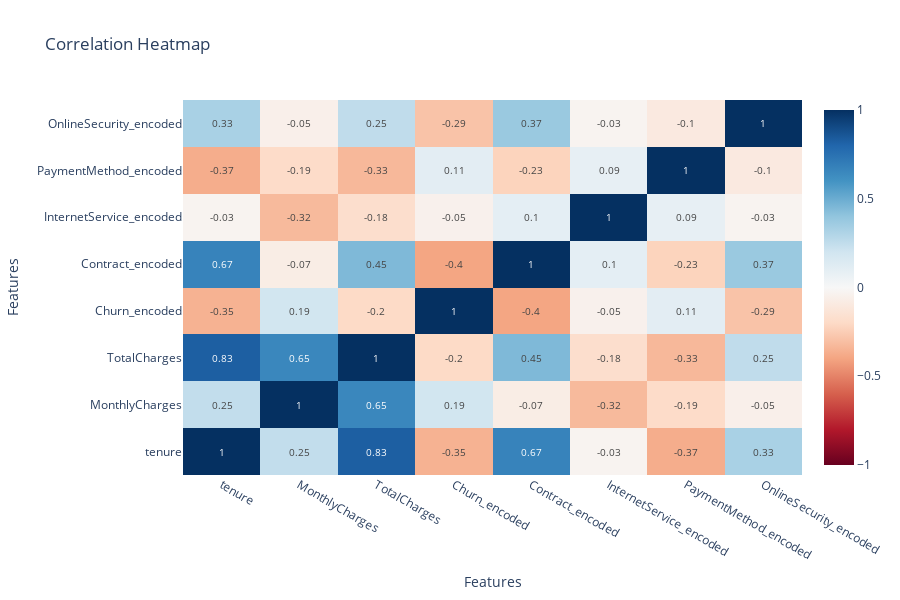

Notebook source saved alongside this figure:
### Markdown cell above
<span style="color:black; background-color:yellow; font-size:25px; font-weight:bold">
    🔍 Correlation Analysis
</span>

### Code cell
# Encode categorical variables for correlation
df_encoded = df.copy()

# Encode target
df_encoded['Churn_encoded'] = df_encoded['Churn'].map({'No': 0, 'Yes': 1})

# Select and encode key categorical variables
from sklearn.preprocessing import LabelEncoder
le = LabelEncoder()

categorical_to_encode = ['Contract', 'InternetService', 'PaymentMethod', 
                        'OnlineSecurity', 'TechSupport', 'PaperlessBilling']

for col in categorical_to_encode:
    df_encoded[col + '_encoded'] = le.fit_transform(df_encoded[col])

# Correlation matrix
corr_cols = ['tenure', 'MonthlyCharges', 'TotalCharges', 'Churn_encoded',
            'Contract_encoded', 'InternetService_encoded', 
            'PaymentMethod_encoded', 'OnlineSecurity_encoded']

corr_matrix = df_encoded[corr_cols].corr()

# Plot correlation heatmap
fig = go.Figure(data=go.Heatmap(
    z=corr_matrix.values,
    x=corr_matrix.columns,
    y=corr_matrix.columns,
    colorscale='RdBu',
    zmid=0,
    text=np.round(corr_matrix.values, 2),
    texttemplate='%{text}',
    textfont={"size": 10}
))

fig.update_layout(
    title=' Correlation Heatmap',
    height=600,
    xaxis_title="Features",
    yaxis_title="Features"
)

fig.show()

print("Top Correlations with Churn:")
churn_corr = corr_matrix['Churn_encoded'].sort_values(ascending=False)
for feature, corr in churn_corr.items():
    if feature != 'Churn_encoded' and abs(corr) > 0.1:
        print(f"  {feature}: {corr:.3f}")

### Figure 1 — Plotly figure (JSON) as saved in the notebook; plotly's stock layout.template omitted (floating-point values rounded to 4 significant figures)
{"data": [{"colorscale": [[0, "rgb(103,0,31)"], [0.1, "rgb(178,24,43)"], [0.2, "rgb(214,96,77)"], [0.3, "rgb(244,165,130)"], [0.4, "rgb(253,219,199)"], [0.5, "rgb(247,247,247)"], [0.6, "rgb(209,229,240)"], [0.7, "rgb(146,197,222)"], [0.8, "rgb(67,147,195)"], [0.9, "rgb(33,102,172)"], [1, "rgb(5,48,97)"]], "text": [[1.0, 0.25, 0.83, -0.35, 0.67, -0.03, -0.37, 0.33], [0.25, 1.0, 0.65, 0.19, -0.07, -0.32, -0.19, -0.05], [0.83, 0.65, 1.0, -0.2, 0.45, -0.18, -0.33, 0.25], [-0.35, 0.19, -0.2, 1.0, -0.4, -0.05, 0.11, -0.29], [0.67, -0.07, 0.45, -0.4, 1.0, 0.1, -0.23, 0.37], [-0.03, -0.32, -0.18, -0.05, 0.1, 1.0, 0.09, -0.03], [-0.37, -0.19, -0.33, 0.11, -0.23, 0.09, 1.0, -0.1], [0.33, -0.05, 0.25, -0.29, 0.37, -0.03, -0.1, 1.0]], "textfont": {"size": 10}, "texttemplate": "%{text}", "type": "heatmap", "x": ["tenure", "MonthlyCharges", "TotalCharges", "Churn_encoded", "Contract_encoded", "InternetService_encoded", "PaymentMethod_encoded", "OnlineSecurity_encoded"], "y": ["tenure", "MonthlyCharges", "TotalCharges", "Churn_encoded", "Contract_encoded", "InternetService_encoded", "PaymentMethod_encoded", "OnlineSecurity_encoded"], "z": [[1.0, 0.2479, 0.8262, -0.3522, 0.6716, -0.03036, -0.3704, 0.3255], [0.2479, 1.0, 0.6512, 0.1934, -0.07419, -0.3233, -0.1934, -0.05388], [0.8262, 0.6512, 1.0, -0.1983, 0.4469, -0.1758, -0.3309, 0.2532], [-0.3522, 0.1934, -0.1983, 1.0, -0.3967, -0.04729, 0.1071, -0.2893], [0.6716, -0.07419, 0.4469, -0.3967, 1.0, 0.09972, -0.2275, 0.3744], [-0.03036, -0.3233, -0.1758, -0.04729, 0.09972, 1.0, 0.08614, -0.02842], [-0.3704, -0.1934, -0.3309, 0.1071, -0.2275, 0.08614, 1.0, -0.09673], [0.3255, -0.05388, 0.2532, -0.2893, 0.3744, -0.02842, -0.09673, 1.0]], "zmid": 0}], "layout": {"height": 600, "title": {"text": " Correlation Heatmap"}, "xaxis": {"title": {"text": "Features"}}, "yaxis": {"title": {"text": "Features"}}}}
